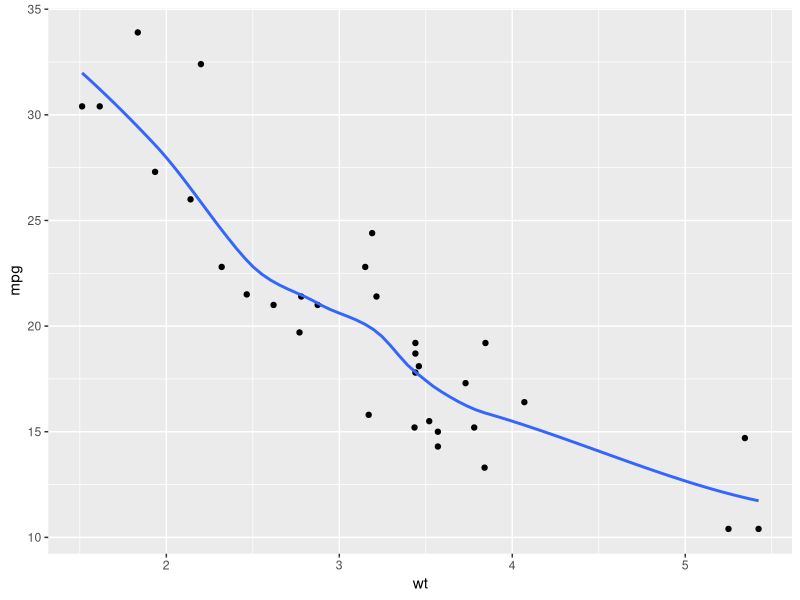
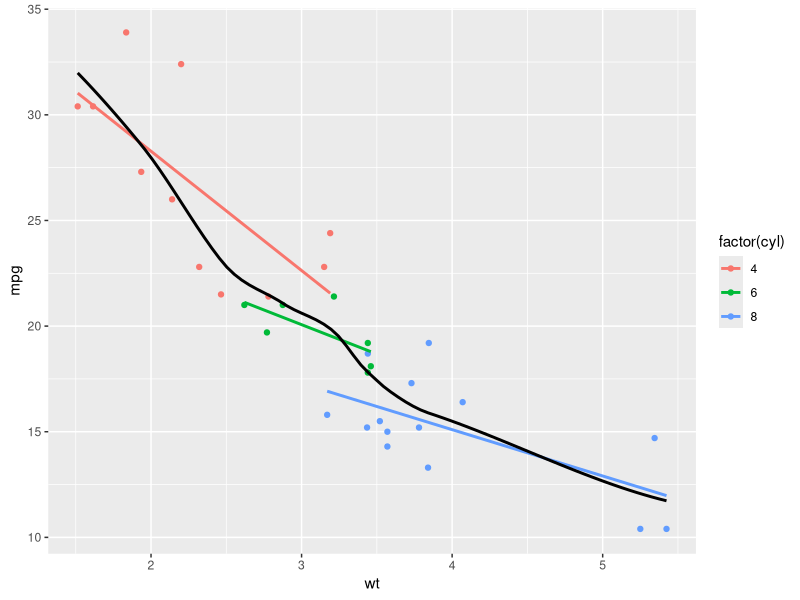
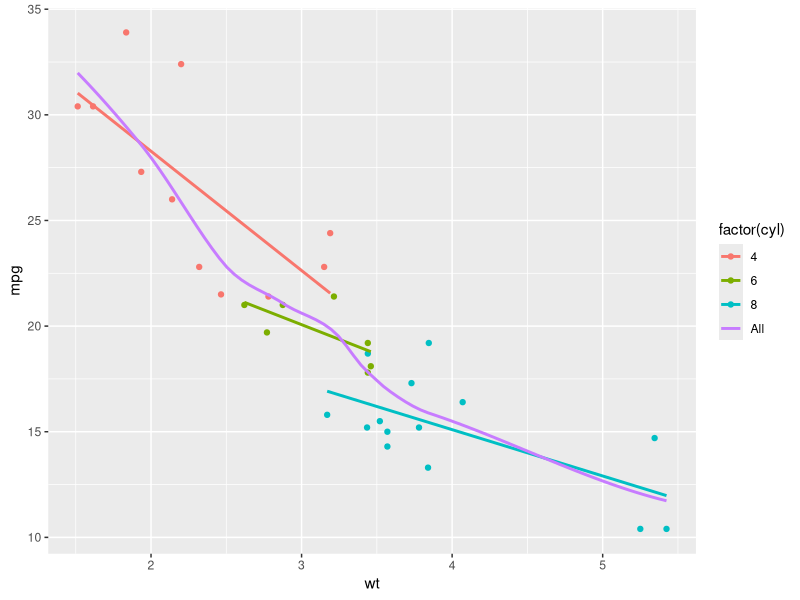
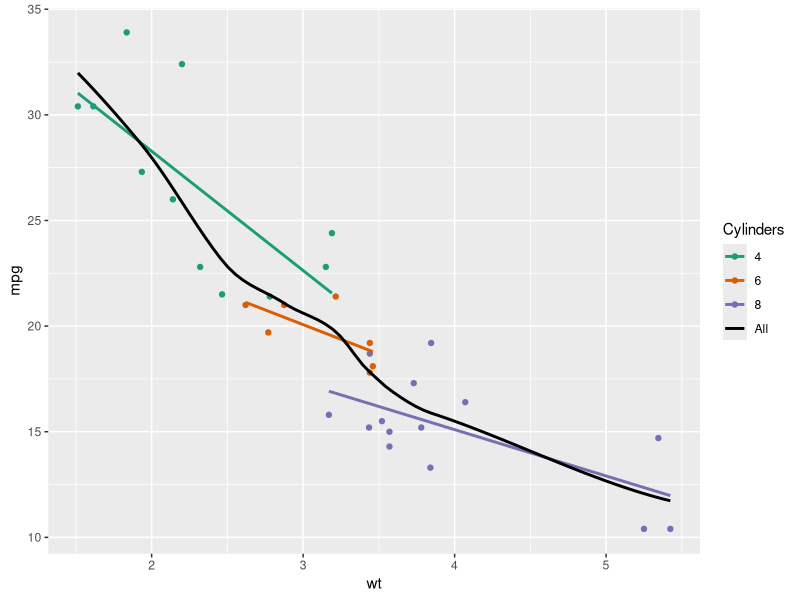

Source code (R) for these figures, in order:
# EXERCISE
# Modifying stat_smooth
# In the previous exercise we used se = FALSE in stat_smooth() to remove the 95% Confidence Interval. Here we'll consider another argument, span, used in LOESS smoothing, and we'll take a look at a nice scenario of properly mapping different models.

# ggplot2 is already loaded and several of the linear models we looked at in the two previous exercises are already given.

# INSTRUCTIONS
# 100 XP
# INSTRUCTIONS
# 100 XP
# Plot 1: Recall that LOESS smoothing is a non-parametric form of regression that uses a weighted, sliding-window, average to calculate a line of best fit. We can control the size of this window with the span argument.

# Add span, set it to 0.7.
# Plot 2: In this plot, we set a linear model for the entire dataset as well as each subgroup, defined by cyl. In the second stat_smooth(),

# Set method to "loess" (this is the default with a small (n < 1000) data set, but we will specify it explicitly).
# Add span, set it to 0.7.
# Plot 3: Plot 2 presents a problem because there is a black line on our plot that is not included in the legend. To get this, we need to map something to col as an aesthetic, not just set col as an attribute.

# Add col to the aes() function in the second stat_smooth(), set it to "All". This will name the line properly.
# Remove the col attribute in the second stat_smooth(). Otherwise, it will overwrite the col aesthetic.
# Plot 4: Now we should see our "All" model in the legend, but it's not black anymore.

require(ggplot2)
require(RColorBrewer)

# Add a scale layer: scale_color_manual() with the first argument set to "Cylinders" and values set to the predefined myColors variable.
# Plot 1: change the LOESS span
ggplot(mtcars, aes(x = wt, y = mpg)) +
  geom_point() +
  # Add span below
  geom_smooth(se = FALSE, span = 0.7)

# Plot 2: Set the second stat_smooth() to use LOESS with a span of 0.7
ggplot(mtcars, aes(x = wt, y = mpg, col = factor(cyl))) +
  geom_point() +
  stat_smooth(method = "lm", se = FALSE) +
  # Change method and add span below
  stat_smooth(method = "loess", aes(group = 1),
              se = FALSE, col = "black", span = 0.7)

# Plot 3: Set col to "All", inside the aes layer of stat_smooth()
ggplot(mtcars, aes(x = wt, y = mpg, col = factor(cyl))) +
  geom_point() +
  stat_smooth(method = "lm", se = FALSE) +
  stat_smooth(method = "loess",
              # Add col inside aes()
              aes(group = 1, col = "All"),
              # Remove the col argument below
              se = FALSE, span = 0.7)

# Plot 4: Add scale_color_manual to change the colors
myColors <- c(brewer.pal(3, "Dark2"), "black")
ggplot(mtcars, aes(x = wt, y = mpg, col = factor(cyl))) +
  geom_point() +
  stat_smooth(method = "lm", se = FALSE, span = 0.7) +
  stat_smooth(method = "loess", 
              aes(group = 1, col="All"), 
              se = FALSE, span = 0.7) +
  # Add correct arguments to scale_color_manual
  scale_color_manual( "Cylinders", values = myColors)